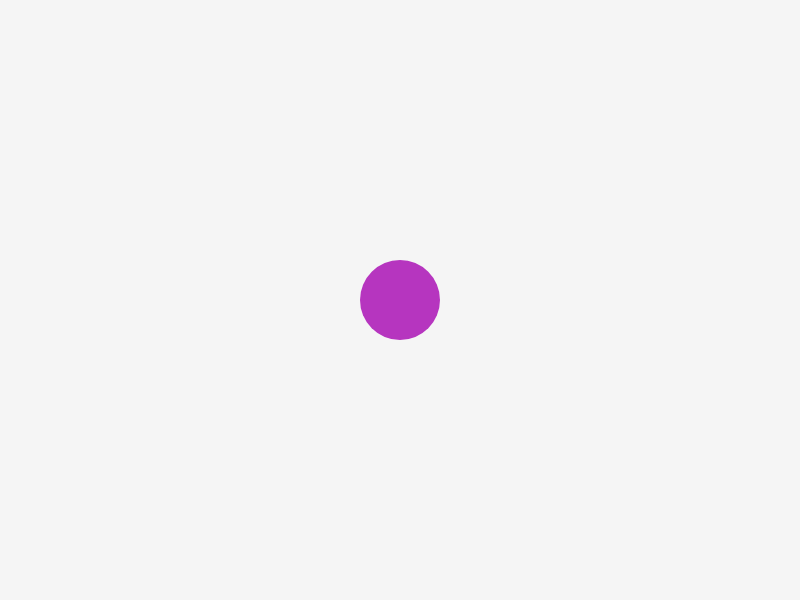
Frame 1 (no input)
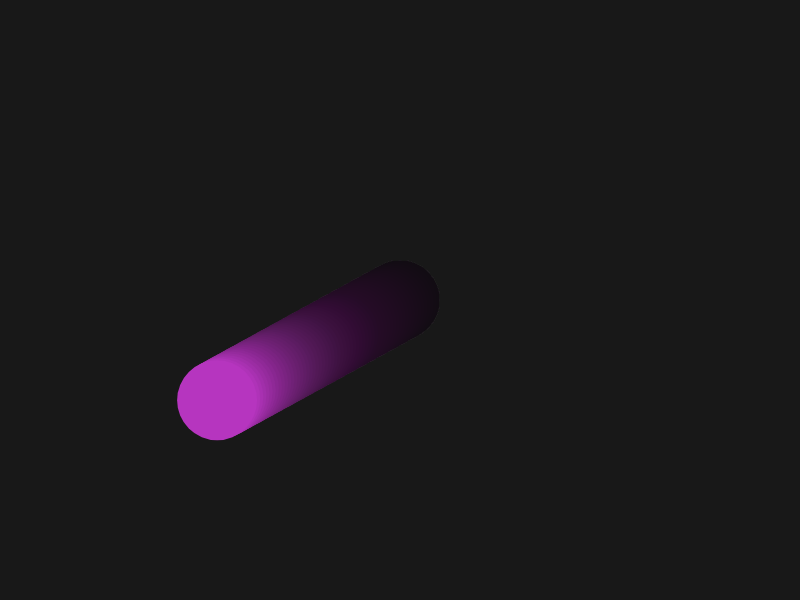
Frame 60 (no input)
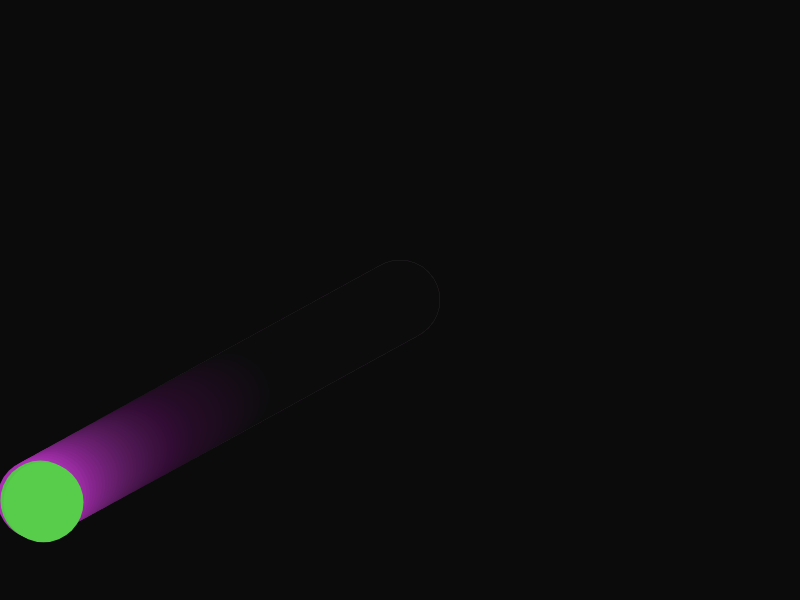
Frame 120 (the mouse pressed at the canvas centre since frame 60)

The p5.js sketch that drew these frames (run headless with seeded random() and noise() and a simulated clock; from frame 60 on, the mouse is pressed at the canvas centre):

// p5.js sketch
// ── sketch.js
let Posx, PosY;
let VelX, VelY;
let radius;
let cColor;

function setup() {
  createCanvas(800, 600);

  PosX = width / 2;
  PosY = height / 2;

  VelX = -3.1;
  VelY = 1.7;
  radius = 40;
  cColor = changeColor();
}

function draw() {
  background(0, 10);
  fill(cColor);
  noStroke ()
  circle(PosX, PosY, radius * 2);

  if (PosX - radius <= 0 || PosX + radius >= width) {
    VelX = VelX * -1;
    cColor = changeColor();
  }
  if (PosY - radius <= 0 || PosY + radius >= height) {
    VelY = VelY * -1;
    cColor = changeColor();
  }

  PosX = PosX + VelX;
  PosY = PosY + VelY;
}

function changeColor() {
  return color(random(255), random(255), random(255));
}
